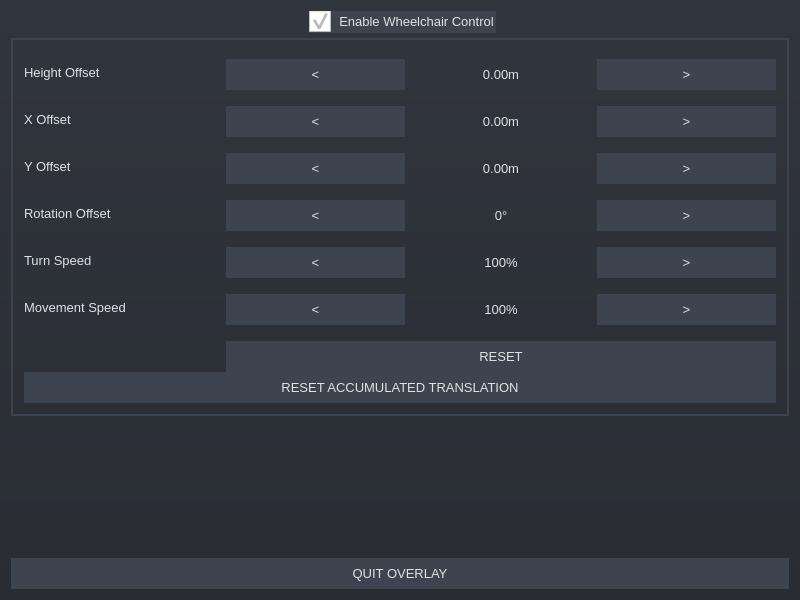
<?xml version="1.0" encoding="UTF-8"?>
<ui version="4.0">
 <class>WheelchairOverlayWidget</class>
 <widget class="QWidget" name="WheelchairOverlayWidget">
  <property name="geometry">
   <rect>
    <x>0</x>
    <y>0</y>
    <width>800</width>
    <height>600</height>
   </rect>
  </property>
  <property name="minimumSize">
   <size>
    <width>760</width>
    <height>460</height>
   </size>
  </property>
  <property name="windowTitle">
   <string>Hello World Overlay</string>
  </property>
  <property name="styleSheet">
   <string notr="true">QWidget#WheelchairOverlayWidget {
	background: qlineargradient(x1:0 y1:0, x2:0 y2:1, stop:0 #31353d, stop:1 #292c33);	
	color: #dee2e5;
}

QGroupBox::indicator {
	width: 22px;
	height: 22px;
}

QWidget {
	font: 10pt;
	color: #dee2e5;
}

QGroupBox {
	border: 2px solid #3d4450;
	margin-top: 27px;
}

QGroupBox::title {
	background-color: #3d4450;
	subcontrol-origin: margin;
	subcontrol-position: top center;
	padding: 6px 8000px 6px 8000px;
}

QPushButton {
	border: none;
	padding: 8px;
	background-color: #3d4450;
}

QPushButton:hover {
	background-color: #515863;
}

QPushButton:pressed {
	background-color: #2f3540;
}

QLabel {
	color: #dee2e5;
}</string>
  </property>
  <layout class="QVBoxLayout" name="verticalLayout">
   <item>
    <widget class="QGroupBox" name="groupBox">
     <property name="title">
      <string>Enable Wheelchair Control</string>
     </property>
     <property name="flat">
      <bool>false</bool>
     </property>
     <property name="checkable">
      <bool>true</bool>
     </property>
     <property name="checked">
      <bool>true</bool>
     </property>
     <layout class="QVBoxLayout" name="verticalLayout_2">
      <item>
       <layout class="QVBoxLayout" name="verticalLayout_3">
        <property name="spacing">
         <number>0</number>
        </property>
        <property name="leftMargin">
         <number>0</number>
        </property>
        <property name="topMargin">
         <number>8</number>
        </property>
        <property name="bottomMargin">
         <number>0</number>
        </property>
        <item>
         <layout class="QFormLayout" name="formLayout">
          <property name="horizontalSpacing">
           <number>100</number>
          </property>
          <property name="verticalSpacing">
           <number>16</number>
          </property>
          <item row="0" column="0">
           <widget class="QLabel" name="formHeightOffsetLabel">
            <property name="sizePolicy">
             <sizepolicy hsizetype="Preferred" vsizetype="Preferred">
              <horstretch>0</horstretch>
              <verstretch>0</verstretch>
             </sizepolicy>
            </property>
            <property name="text">
             <string>Height Offset</string>
            </property>
           </widget>
          </item>
          <item row="0" column="1">
           <layout class="QHBoxLayout" name="horizontalLayout_2">
            <item>
             <widget class="QPushButton" name="decrementHeightOffsetPushButton">
              <property name="minimumSize">
               <size>
                <width>0</width>
                <height>23</height>
               </size>
              </property>
              <property name="text">
               <string>&lt;</string>
              </property>
             </widget>
            </item>
            <item>
             <widget class="QLabel" name="heightOffsetLabel">
              <property name="text">
               <string>0.00m</string>
              </property>
              <property name="alignment">
               <set>Qt::AlignCenter</set>
              </property>
             </widget>
            </item>
            <item>
             <widget class="QPushButton" name="incrementHeightOffsetPushButton">
              <property name="text">
               <string>&gt;</string>
              </property>
             </widget>
            </item>
           </layout>
          </item>
          <item row="4" column="1">
           <layout class="QHBoxLayout" name="horizontalLayout_3">
            <item>
             <widget class="QPushButton" name="decrementTurnSpeedPushButton">
              <property name="text">
               <string>&lt;</string>
              </property>
             </widget>
            </item>
            <item>
             <widget class="QLabel" name="turnSpeedLabel">
              <property name="text">
               <string>100%</string>
              </property>
              <property name="alignment">
               <set>Qt::AlignCenter</set>
              </property>
             </widget>
            </item>
            <item>
             <widget class="QPushButton" name="incrementTurnSpeedPushButton">
              <property name="text">
               <string>&gt;</string>
              </property>
             </widget>
            </item>
           </layout>
          </item>
          <item row="3" column="0">
           <widget class="QLabel" name="formRotationOffsetLabel">
            <property name="text">
             <string>Rotation Offset</string>
            </property>
           </widget>
          </item>
          <item row="4" column="0">
           <widget class="QLabel" name="fromSpeedLabeforml">
            <property name="text">
             <string>Turn Speed</string>
            </property>
           </widget>
          </item>
          <item row="3" column="1">
           <layout class="QHBoxLayout" name="horizontalLayout_5">
            <item>
             <widget class="QPushButton" name="decrementRotationOffsetPushButton">
              <property name="text">
               <string>&lt;</string>
              </property>
             </widget>
            </item>
            <item>
             <widget class="QLabel" name="rotationOffsetLabel">
              <property name="text">
               <string>0°</string>
              </property>
              <property name="alignment">
               <set>Qt::AlignCenter</set>
              </property>
             </widget>
            </item>
            <item>
             <widget class="QPushButton" name="incrementRotationOffsetPushButton">
              <property name="text">
               <string>&gt;</string>
              </property>
             </widget>
            </item>
           </layout>
          </item>
          <item row="1" column="0">
           <widget class="QLabel" name="formXOffsetLabel">
            <property name="text">
             <string>X Offset</string>
            </property>
           </widget>
          </item>
          <item row="2" column="0">
           <widget class="QLabel" name="formYOffsetLabel">
            <property name="text">
             <string>Y Offset</string>
            </property>
           </widget>
          </item>
          <item row="1" column="1">
           <layout class="QHBoxLayout" name="horizontalLayout_6">
            <item>
             <widget class="QPushButton" name="decrementXOffsetPushButton">
              <property name="text">
               <string>&lt;</string>
              </property>
             </widget>
            </item>
            <item>
             <widget class="QLabel" name="xOffsetLabel">
              <property name="text">
               <string>0.00m</string>
              </property>
              <property name="alignment">
               <set>Qt::AlignCenter</set>
              </property>
             </widget>
            </item>
            <item>
             <widget class="QPushButton" name="incrementXOffsetPushButton">
              <property name="text">
               <string>&gt;</string>
              </property>
             </widget>
            </item>
           </layout>
          </item>
          <item row="2" column="1">
           <layout class="QHBoxLayout" name="horizontalLayout_7">
            <item>
             <widget class="QPushButton" name="decrementYOffsetPushButton">
              <property name="text">
               <string>&lt;</string>
              </property>
             </widget>
            </item>
            <item>
             <widget class="QLabel" name="yOffsetLabel">
              <property name="text">
               <string>0.00m</string>
              </property>
              <property name="alignment">
               <set>Qt::AlignCenter</set>
              </property>
             </widget>
            </item>
            <item>
             <widget class="QPushButton" name="incrementYOffsetPushButton">
              <property name="text">
               <string>&gt;</string>
              </property>
             </widget>
            </item>
           </layout>
          </item>
          <item row="5" column="0">
           <widget class="QLabel" name="formmovementSpeedLabel">
            <property name="text">
             <string>Movement Speed</string>
            </property>
           </widget>
          </item>
          <item row="5" column="1">
           <layout class="QHBoxLayout" name="horizontalLayout_4">
            <item>
             <widget class="QPushButton" name="decrementMovementSpeedPushButton">
              <property name="text">
               <string>&lt;</string>
              </property>
             </widget>
            </item>
            <item>
             <widget class="QLabel" name="movementSpeedLabel">
              <property name="text">
               <string>100%</string>
              </property>
              <property name="alignment">
               <set>Qt::AlignCenter</set>
              </property>
             </widget>
            </item>
            <item>
             <widget class="QPushButton" name="incrementMovementSpeedPushButton">
              <property name="text">
               <string>&gt;</string>
              </property>
             </widget>
            </item>
           </layout>
          </item>
          <item row="6" column="1">
           <widget class="QPushButton" name="resetFormPushButton">
            <property name="text">
             <string>RESET</string>
            </property>
           </widget>
          </item>
         </layout>
        </item>
        <item>
         <layout class="QHBoxLayout" name="horizontalLayout_8">
          <item>
           <widget class="QPushButton" name="resetPushButton">
            <property name="sizePolicy">
             <sizepolicy hsizetype="Minimum" vsizetype="Fixed">
              <horstretch>0</horstretch>
              <verstretch>0</verstretch>
             </sizepolicy>
            </property>
            <property name="text">
             <string>RESET ACCUMULATED TRANSLATION</string>
            </property>
            <property name="checkable">
             <bool>false</bool>
            </property>
           </widget>
          </item>
         </layout>
        </item>
       </layout>
      </item>
     </layout>
    </widget>
   </item>
   <item>
    <spacer name="verticalSpacer">
     <property name="orientation">
      <enum>Qt::Vertical</enum>
     </property>
     <property name="sizeHint" stdset="0">
      <size>
       <width>20</width>
       <height>40</height>
      </size>
     </property>
    </spacer>
   </item>
   <item>
    <layout class="QHBoxLayout" name="horizontalLayout">
     <item>
      <widget class="QPushButton" name="quitOverlayPushButton">
       <property name="text">
        <string>QUIT OVERLAY</string>
       </property>
      </widget>
     </item>
    </layout>
   </item>
  </layout>
 </widget>
 <layoutdefault spacing="6" margin="11"/>
 <resources/>
 <connections/>
</ui>
